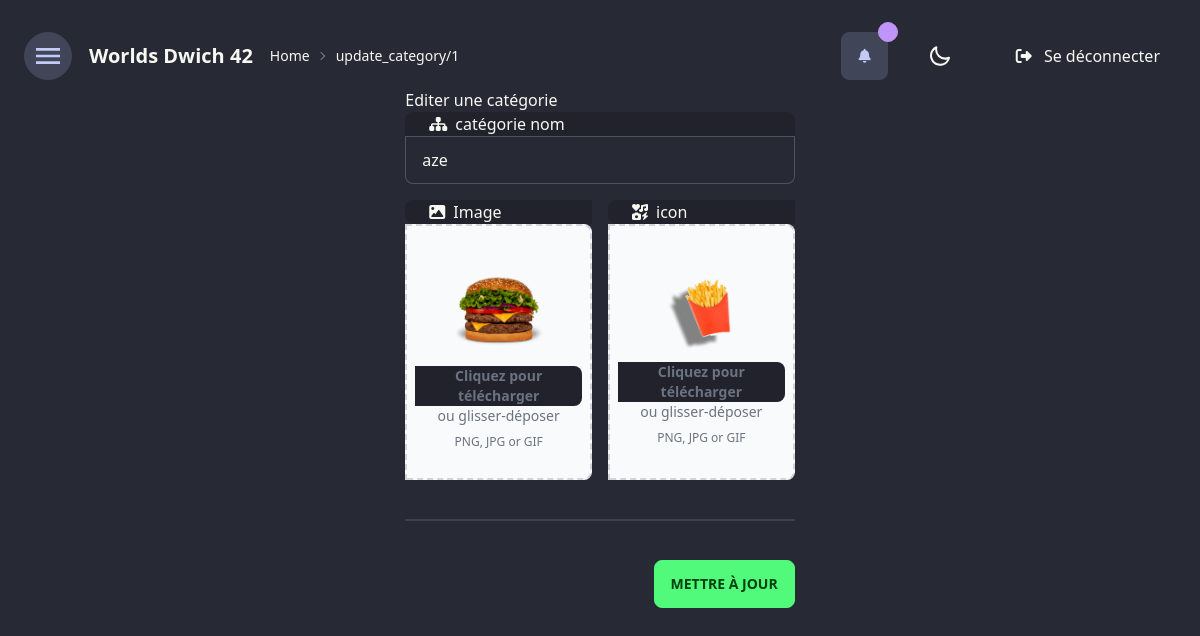
The page /update_category/1 (signed in) on the database its author committed.
### app/models.py (models this page shows, shortened)
class Categories(db.Model):
    id = db.Column(db.Integer, primary_key=True)
    name = db.Column(db.String(200), nullable=False)
    img_url = db.Column(db.String(200), nullable=False)
    icon_url = db.Column(db.String(200), nullable=False)

### app/routes.py (the view)
@app.route('/update_category/<int:id>', methods=['GET', 'POST'])
@login_required
def Update(id):
    item_to_update = Categories.query.get_or_404(id)
    if request.method == 'POST':
        updated_uploaded_image = request.files['image']
        updated_uploaded_icon = request.files['icon']
        if updated_uploaded_image.filename != '':
            img_filename = f'category_{secure_filename(updated_uploaded_image.filename)}'
            updated_img_file_path = os.path.join(
                app.config['IMAGES_FOLDER'], img_filename)
            updated_uploaded_image.save(updated_img_file_path)
        else:
            img_filename = item_to_update.img_url
        if updated_uploaded_icon.filename != '':
            icon_filename = f'category_{secure_filename(updated_uploaded_icon.filename)}'
            updated_icon_file_path = os.path.join(
                app.config['ICONS_FOLDER'], icon_filename)
            updated_uploaded_icon.save(updated_icon_file_path)
        else:
            icon_filename = item_to_update.icon_url
        item_to_update.name = request.form['name']
        item_to_update.icon_url = icon_filename
        item_to_update.img_url = img_filename
        db.session.commit()
        try:
            return redirect(url_for('showCatgeories'))
        except:
            print('some erroe in updating')
    else:
        return render_template('updatecategory.html', el=item_to_update)

### app/routes.py (called while the page is built)
@login_manager.user_loader
def load_user(user_id):
    return User.query.get(user_id)

@app.context_processor
def inject_categories():
    data = Categories.query.order_by(Categories.id).all()
    return dict(data=data)

### app/templates/updatecategory.html (shortened to what this page needs)
{% extends 'base.html'%}  {%block body%}
<form
  class="md:w-1/3"
  id="category"
  action="{{url_for('Update', id=el.id)}}"
  method="POST"
  enctype="multipart/form-data"
>
  <fieldset class="flex flex-col gap-4">
    <legend>Editer une catégorie</legend>
    <div class="form-control">
      <label class="input-group input-group-vertical">
        <span><i class="fa-solid fa-sitemap mx-2"></i>catégorie nom</span>
        <input
          type="text"
          placeholder="ex : burger"
          class="input input-bordered"
          id="name"
          name="name"
          value="{{el.name}}"
        />
      </label>
    </div>
    <div class="flex gap-4 justify-between">
      <div class="form-control">
        <label class="input-group flex-col h-fit w-fit">
          <span><i class="fa-solid fa-image mx-2"></i> Image</span>
          <div class="flex justify-center items-center w-full">
            <label
              for="update_category_img"
              class="flex flex-col justify-center items-center w-full h-64 bg-gray-50 rounded-lg border-2 border-gray-300 border-dashed cursor-pointer dark:hover:bg-bray-800 dark:bg-gray-700 hover:bg-gray-100 dark:border-gray-600 dark:hover:border-gray-500 dark:hover:bg-gray-600"
            >
              <div
                class="flex flex-col justify-center items-center p-2 text-center"
              >
                <div class="w-24 my-2">
                  <img
                    id="categoryuploadImg"
                    class="w-full h-full m-"
                    src="{{url_for('static', filename='images/'+ el.img_url)}}"
                  />
                </div>
                <p class="mb-2 text-sm text-gray-500 dark:text-gray-400">
                  <span class="font-semibold">Cliquez pour télécharger</span> ou
                  glisser-déposer
                </p>
                <p class="text-xs text-gray-500 dark:text-gray-400">
                  PNG, JPG or GIF
                </p>
              </div>
            </label>
          </div>
        </label>
      </div>
      <div class="form-control">
        <label class="input-group flex-col w-fit h-fit">
          <span><i class="fa-solid fa-icons mx-2"></i>icon</span>
          <div class="flex justify-center items-center w-full">
            <label
              for="update_category_icon"
              class="flex flex-col justify-center items-center w-full h-64 bg-gray-50 rounded-lg border-2 border-gray-300 border-dashed cursor-pointer dark:hover:bg-bray-800 dark:bg-gray-700 hover:bg-gray-100 dark:border-gray-600 dark:hover:border-gray-500 dark:hover:bg-gray-600"
            >
              <div
                class="flex flex-col justify-center items-center p-2 text-center"
              >
                <div class="w-24 my-2">
                  <img
                    id="categoryuploadIcon"
                    class="w-full h-full m-"
                    src="{{url_for('static', filename='icons/'+ el.icon_url)}}"
                  />
                </div>
                <p class="mb-2 text-sm text-gray-500 dark:text-gray-400">
                  <span class="font-semibold">Cliquez pour télécharger</span> ou
                  glisser-déposer
                </p>
                <p class="text-xs text-gray-500 dark:text-gray-400">
                  PNG, JPG or GIF
                </p>
              </div>
            </label>
          </div>
        </label>
      </div>
    </div>
    <div class="divider"></div>
    <button class="btn btn-success self-end">Mettre à jour</button>
  </fieldset>
</form>
{%endblock%}

### app/static/css/out.css (style rules this page uses)
html { line-height: 1.5; -webkit-text-size-adjust: 100%; -moz-tab-size: 4; -o-tab-size: 4; tab-size: 4; font-family: ui-sans-serif, system-ui, -apple-system, BlinkMacSystemFont, "Segoe UI", Roboto, "Helvetica Neue", Arial, "Noto Sans", sans-serif, "Apple Color Emoji", "Segoe UI Emoji", "Segoe UI Symbol", "Noto Color Emoji"; }
body { margin: 0; line-height: inherit; }
button, input, optgroup, select, textarea { font-family: inherit; font-size: 100%; font-weight: inherit; line-height: inherit; color: inherit; margin: 0; padding: 0; }
button, select { text-transform: none; }
button, [type='button'], [type='reset'], [type='submit'] { -webkit-appearance: button; background-color: transparent; background-image: none; }
blockquote, dl, dd, h1, h2, h3, h4, h5, h6, hr, figure, p, pre { margin: 0; }
fieldset { margin: 0; padding: 0; }
legend { padding: 0; }
input::placeholder, textarea::placeholder { opacity: 1; color: #9ca3af; }
button, [role="button"] { cursor: pointer; }
img, svg, video, canvas, audio, iframe, embed, object { display: block; vertical-align: middle; }
img, video { max-width: 100%; height: auto; }
.mx-2 { margin-left: 0.5rem; margin-right: 0.5rem; }
.my-2 { margin-top: 0.5rem; margin-bottom: 0.5rem; }
.mb-2 { margin-bottom: 0.5rem; }
.flex { display: flex; }
.h-fit { height: -webkit-fit-content; height: -moz-fit-content; height: fit-content; }
.h-full { height: 100%; }
.h-64 { height: 16rem; }
.w-full { width: 100%; }
.w-fit { width: -webkit-fit-content; width: -moz-fit-content; width: fit-content; }
.w-24 { width: 6rem; }
.cursor-pointer { cursor: pointer; }
.flex-col { flex-direction: column; }
.items-center { align-items: center; }
.justify-center { justify-content: center; }
.justify-between { justify-content: space-between; }
.gap-4 { gap: 1rem; }
.self-end { align-self: flex-end; }
.rounded-lg { border-radius: 0.5rem; }
.border-2 { border-width: 2px; }
.border-dashed { border-style: dashed; }
.border-gray-300 { --tw-border-opacity: 1; border-color: rgb(209 213 219 / var(--tw-border-opacity)); }
.bg-gray-50 { --tw-bg-opacity: 1; background-color: rgb(249 250 251 / var(--tw-bg-opacity)); }
.p-2 { padding: 0.5rem; }
.text-center { text-align: center; }
.text-sm { font-size: 0.875rem; line-height: 1.25rem; }
.text-xs { font-size: 0.75rem; line-height: 1rem; }
.font-semibold { font-weight: 600; }
.text-gray-500 { --tw-text-opacity: 1; color: rgb(107 114 128 / var(--tw-text-opacity)); }
html { width: 100vw; padding: 1rem; overflow-x: hidden; }
body { width: 100%; overflow: hidden; }
@media (min-width: 768px) { .md\:w-1\/3 { width: 33.333333%; } }

### rows shown on the page
Categories: name "aze", img_url (picture), icon_url (picture)
